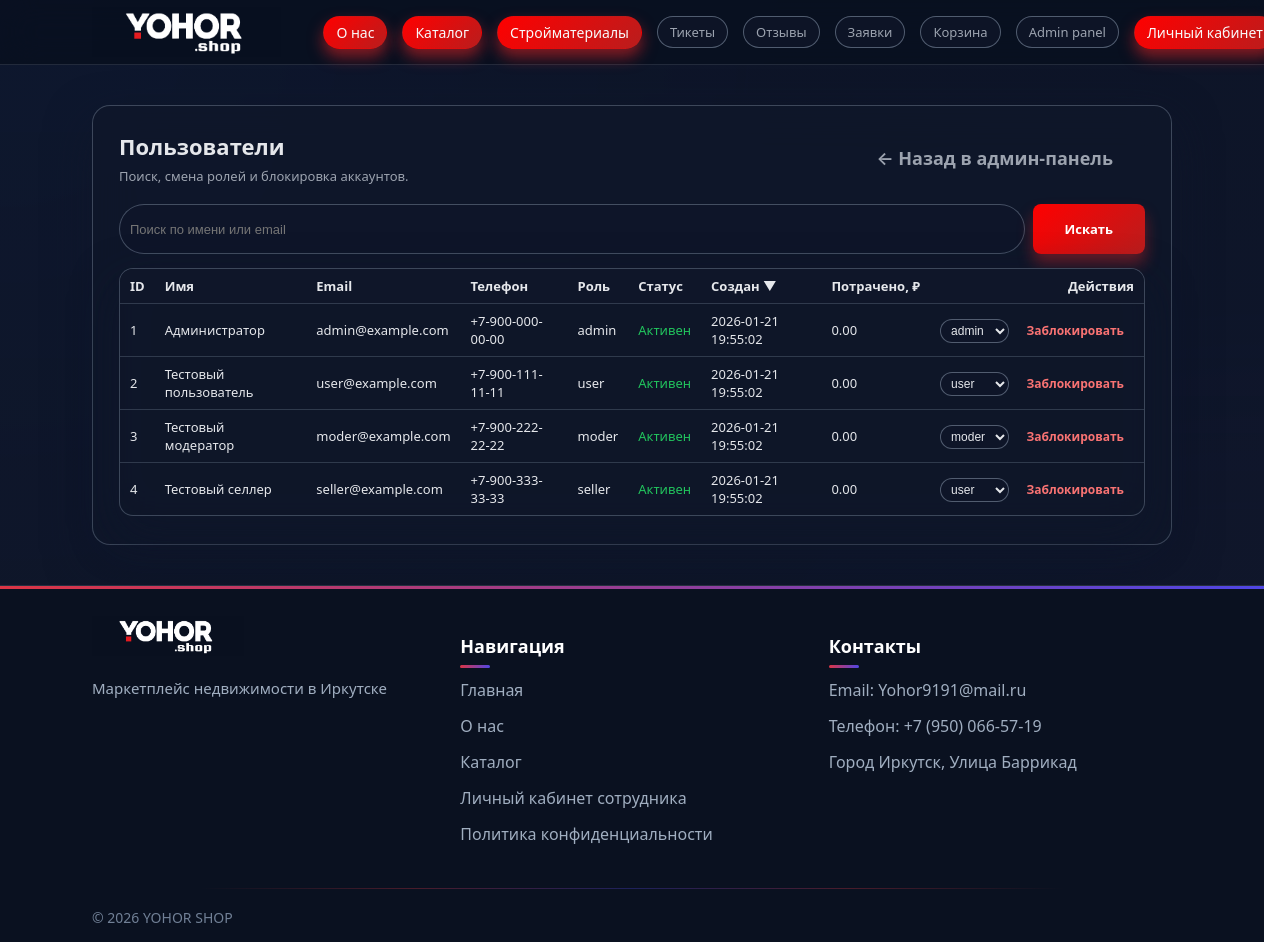
Screenshot of /admin_users (signed in) with the database file from the repository.
### tables this page shows
CREATE TABLE users (
            id INTEGER PRIMARY KEY AUTOINCREMENT,
            email TEXT NOT NULL UNIQUE,
            password TEXT NOT NULL,
            name TEXT NOT NULL,
            phone TEXT,
            created_at TIMESTAMP DEFAULT CURRENT_TIMESTAMP,
            role TEXT DEFAULT 'user' CHECK(role IN ('user', 'moder', 'admin', 'seller')),
            is_active BOOLEAN DEFAULT 1
        );

### app.py (the view)
@app.route('/admin_users')
@login_required
def admin_users():
    user_role = session.get('user_role')
    if user_role != 'admin':
        flash('Доступ к управлению пользователями запрещён.', 'danger')
        return redirect(url_for('index'))
    q = request.args.get('q', '').strip()
    sort = request.args.get('sort', 'created_at')
    direction = request.args.get('direction', 'desc')
    users = search_users(
        q if q else None,
        sort=sort,
        direction=direction,
    )
    return render_template(
        'admin_users.html',
        users=users,
        search_query=q,
        current_sort=sort,
        current_direction=direction,
    )

### app.py (called while the page is built)
def login_required(f):
    @wraps(f)
    def decorated_function(*args, **kwargs):
        if 'user_id' not in session:
            flash('Вы должны войти в систему!', 'warning')
            return redirect(url_for('login'))
        return f(*args, **kwargs)
    return decorated_function

@app.context_processor
def inject_user():
    user_id = session.get('user_id')
    cart_count = 0
    active_tickets_count = 0
    if user_id:
        cart_items = get_cart_items(user_id)
        cart_count = len(cart_items)
    try:
        active_tickets_count = count_active_tickets()
    except Exception:
        active_tickets_count = 0
    return dict(
        user_id=user_id,
        user_name=session.get('user_name'),
        user_role=session.get('user_role'),
        cart_count=cart_count,
        active_tickets_count=active_tickets_count,
        categories=get_all_categories(),
    )

@app.context_processor
def inject_user():
    user_id = session.get('user_id')
    cart_count = 0
    active_applications_count = 0
    if user_id:
        cart_items = get_cart_items(user_id)
        cart_count = len(cart_items)
    try:
        active_applications_count = count_active_applications()
    except Exception:
        active_applications_count = 0
    return dict(
        user_id=user_id,
        user_name=session.get('user_name'),
        user_role=session.get('user_role'),
        cart_count=cart_count,
        active_applications_count=active_applications_count,
        categories=get_all_categories(),
    )

### db.py (called while the page is built)
def get_db_connection(db_name='software_shop.db'):
    conn = sqlite3.connect(db_name)
    conn.row_factory = sqlite3.Row
    return conn

def count_active_tickets(db_name="software_shop.db") -> int:
    conn = get_db_connection(db_name)
    try:
        cur = conn.cursor()
        row = cur.execute(
            """
            SELECT COUNT(*) AS cnt
            FROM support_tickets
            WHERE status IN ('new', 'in_progress')
            """
        ).fetchone()
        return row["cnt"]
    finally:
        conn.close()

def get_all_categories(db_name='software_shop.db') -> List[sqlite3.Row]:
    conn = get_db_connection(db_name)
    try:
        cursor = conn.cursor()
        categories = cursor.execute('SELECT * FROM categories ORDER BY name').fetchall()
        return categories
    finally:
        conn.close()

### templates/admin_users.html (shortened to what this page needs)
<!DOCTYPE html>
<html lang="ru">
<head>
    <link rel="stylesheet" href="{{ url_for('static', filename='style.css') }}">
</head>
<body>
    <div class="page-bg"></div>
    <div class="page-gradient"></div>
    <header class="header">
        <div class="container">
            <div class="nav">
                <a href="{{ url_for('index') }}" class="logo">
                    <img src="{{ url_for('static', filename='logo.png') }}" alt="YOHOR SHOP" class="logo-img">
                </a>
                <nav class="menu">
                    <a href="{{ url_for('description') }}" class="pill-link pill-link-primary">О нас</a>
                    <a href="{{ url_for('catalog') }}" class="pill-link pill-link-primary">Каталог</a>
                    <a href="{{ url_for('building_materials') }}" class="pill-link pill-link-primary">Стройматериалы</a>
                    {% if user_role in ['admin', 'moder'] %}
                    <a href="{{ url_for('admin_tickets', status='active') }}" class="menu-link pill-link">
                        Тикеты{% if active_tickets_count %} ({{ active_tickets_count }}){% endif %}
                    </a>
                    <a href="{{ url_for('admin_reviews') }}" class="menu-link pill-link">
                        Отзывы
                    </a>
                    <a href="{{ url_for('admin_applications') }}" class="menu-link pill-link">
                        Заявки{% if active_applications_count %} ({{ active_applications_count }}){% endif %}
                    </a>
                    <a href="{{ url_for('cart') }}" class="menu-link pill-link">
                        Корзина{% if cart_count %} ({{ cart_count }}){% endif %}
                    </a>
                    {% endif %}
                    {% if user_role == 'admin' %}
                    <a href="{{ url_for('admin_panel') }}" class="menu-link pill-link">
                        Admin panel
                    </a>
                    {% endif %}
                    {% if user_role in ['admin', 'moder'] %}
                    <a href="{{ url_for('account') }}" class="pill-link pill-link-primary">Личный кабинет</a>
                    {% endif %}
                </nav>
            </div>
        </div>
    </header>
    <main>
        <section class="section">
            <div class="container" style="max-width: 1120px;">
                <div class="glass" style="padding: 24px 26px 28px; border-radius: 18px;">
                    <div
                        style="display: flex; justify-content: space-between; align-items: center; margin-bottom: 18px;">
                        <div>
                            <h1 style="margin: 0 0 6px; font-size: 22px;">
                                Пользователи
                            </h1>
                            <p style="margin: 0; font-size: 13px; color: var(--text-muted);">
                                Поиск, смена ролей и блокировка аккаунтов.
                            </p>
                        </div>
                        <a href="{{ url_for('admin_panel') }}" class="btn btn-ghost" style="font-size: 18px;">
                            ← Назад в админ‑панель
                        </a>
                    </div>
                    <form method="get" style="margin-bottom: 14px; display: flex; gap: 8px; flex-wrap: wrap;">
                        <input type="text" name="q" value="{{ search_query }}" placeholder="Поиск по имени или email"
                            style="flex: 1; min-width: 220px; padding: 8px 10px; border-radius: 999px;
                                  border: 1px solid rgba(148,163,184,0.4);
                                  background: rgba(15,23,42,0.9); color: var(--text-main); font-size: 13px;">
                        <button type="submit" class="btn btn-primary" style="font-size: 13px;">
                            Искать
                        </button>
                    </form>
                    {% macro sort_link(label, field) -%}
                    {%- set dir = 'asc' if current_sort != field or current_direction == 'desc' else 'desc' -%}
                    <a href="{{ url_for('admin_users', q=search_query, sort=field, direction=dir) }}"
                        style="color: inherit; text-decoration: none; white-space: nowrap;">
                        {{ label }}
                        {% if current_sort == field %}
                        {% if current_direction == 'asc' %}▲{% else %}▼{% endif %}
                        {% endif %}
                    </a>
                    {%- endmacro %}
                    {% if users %}
                    <div class="glass" style="border-radius: 14px; overflow: hidden;">
                        <table style="width: 100%; border-collapse: collapse; font-size: 13px;">
                            <thead>
                                <tr style="background: rgba(15,23,42,0.95);">
                                    <th style="text-align: left; padding: 8px 10px;">{{ sort_link('ID', 'id') }}</th>
                                    <th style="text-align: left; padding: 8px 10px;">{{ sort_link('Имя', 'name') }}</th>
                                    <th style="text-align: left; padding: 8px 10px;">{{ sort_link('Email', 'email') }}
                                    </th>
                                    <th style="text-align: left; padding: 8px 10px;">Телефон</th>
                                    <th style="text-align: left; padding: 8px 10px;">{{ sort_link('Роль', 'role') }}
                                    </th>
                                    <th style="text-align: left; padding: 8px 10px;">{{ sort_link('Статус', 'is_active')
                                        }}</th>
                                    <th style="text-align: left; padding: 8px 10px;">{{ sort_link('Создан',
                                        'created_at') }}</th>
                                    <th style="text-align: left; padding: 8px 10px;">{{ sort_link('Потрачено, ₽',
                                        'total_spent') }}</th>
                                    <th style="text-align: right; padding: 8px 10px;">Действия</th>
                                </tr>
                            </thead>
                            <tbody>
                                {% for u in users %}
                                <tr style="border-top: 1px solid rgba(148,163,184,0.25);">
                                    <td style="padding: 8px 10px;">{{ u['id'] }}</td>
                                    <td style="padding: 8px 10px;">{{ u['name'] }}</td>
                                    <td style="padding: 8px 10px;">{{ u['email'] }}</td>
                                    <td style="padding: 8px 10px;">{{ u['phone'] or '—' }}</td>
                                    <td style="padding: 8px 10px;">{{ u['role'] }}</td>
                                    <td style="padding: 8px 10px;">
                                        {% if u['is_active'] %}
                                        <span style="color: #22c55e;">Активен</span>
                                        {% else %}
                                        <span style="color: #f97373;">Заблокирован</span>
                                        {% endif %}
                                    </td>
                                    <td style="padding: 8px 10px;">{{ u['created_at'] }}</td>
                                    <td style="padding: 8px 10px;">
                                        {{ '%.2f'|format(u['total_spent']) }}
                                    </td>
                                    <td style="padding: 8px 10px; text-align: right; white-space: nowrap;">
                                        <form method="post"
                                            action="{{ url_for('admin_change_user_role', user_id=u['id']) }}"
                                            style="display: inline-block; margin-right: 4px;">
                                            <select name="role" onchange="this.form.submit()" style="padding: 3px 6px; border-radius: 999px;
                                                           border: 1px solid rgba(148,163,184,0.5);
                                                           background: rgba(15,23,42,0.95);
                                                           color: var(--text-main); font-size: 12px;">
                                                <option value="user" {% if u['role']=='user' %}selected{% endif %}>user
                                                </option>
                                                <option value="moder" {% if u['role']=='moder' %}selected{% endif %}>
                                                    moder</option>
                                                <option value="admin" {% if u['role']=='admin' %}selected{% endif %}>
                                                    admin</option>
                                            </select>
                                        </form>
                                        <form method="post"
                                            action="{{ url_for('admin_toggle_user_active', user_id=u['id']) }}"
                                            style="display: inline-block;">
                                            <button type="submit" class="btn btn-ghost"
                                                style="font-size: 12px; padding: 4px 10px;
                                                           {% if u['is_active'] %}color:#f97373; {% else %}color:#22c55e;{% endif %}">
                                                {% if u['is_active'] %}Заблокировать{% else %}Разблокировать{% endif %}
                                            </button>
                                        </form>
                                    </td>
                                </tr>
                                {% endfor %}
                            </tbody>
                        </table>
                    </div>
                    {% else %}
                    <p style="font-size: 14px; color: var(--text-muted);">
                        Пользователи не найдены.
                    </p>
                    {% endif %}
                </div>
            </div>
        </section>
    </main>
        <footer class="footer">
            <div class="container">
                <div class="footer__inner">
                    <div class="footer__col">
                        <a href="{{ url_for('index') }}" class="logo logo--footer">
                            <img src="{{ url_for('static', filename='logo.png') }}" alt="YOHOR SHOP"
                                class="logo__image">
                        </a>
                        <p class="footer__text">Маркетплейс недвижимости в Иркутске</p>
                    </div>
                    <div class="footer__col">
                        <h3 class="footer__title">Навигация</h3>
                        <ul class="footer__list">
                            <li><a href="{{ url_for('index') }}">Главная</a></li>
                            <li><a href="{{ url_for('description') }}">О нас</a></li>
                            <li><a href="{{ url_for('catalog') }}">Каталог</a></li>
                            <li><a href="{{ url_for('login') }}">Личный кабинет сотрудника</a></li>
                            <li><a href="{{ url_for('privacy_policy') }}">Политика конфиденциальности</a></li>
                        </ul>
                    </div>
                    <div class="footer__col">
                        <h3 class="footer__title">Контакты</h3>
                        <ul class="footer__list">
                            <li>Email: Yohor9191@mail.ru</li>
                            <li>Телефон: +7 (950) 066-57-19</li>
                            <li>Город Иркутск, Улица Баррикад</li>
                        </ul>
                    </div>
                </div>
                <div class="footer__copyright">© 2026 YOHOR SHOP</div>
            </div>
        </footer>
</body>
</html>

### rows the page displays
users: id "1", name "Администратор", email "admin@example.com", phone "+7-900-000-00-00", role "admin", is_active "Активен", created_at "2026-01-21 19:55:02", total_spent "0.00"
users: id "2", name "Тестовый пользователь", email "user@example.com", phone "+7-900-111-11-11", role "user", is_active "Активен", created_at "2026-01-21 19:55:02", total_spent "0.00"
users: id "3", name "Тестовый модератор", email "moder@example.com", phone "+7-900-222-22-22", role "moder", is_active "Активен", created_at "2026-01-21 19:55:02", total_spent "0.00"
users: id "4", name "Тестовый селлер", email "seller@example.com", phone "+7-900-333-33-33", role "seller", is_active "Активен", created_at "2026-01-21 19:55:02", total_spent "0.00"

### other values shown
{{ label }} "ID Имя Email Роль Статус Создан Потрачено, ₽"
